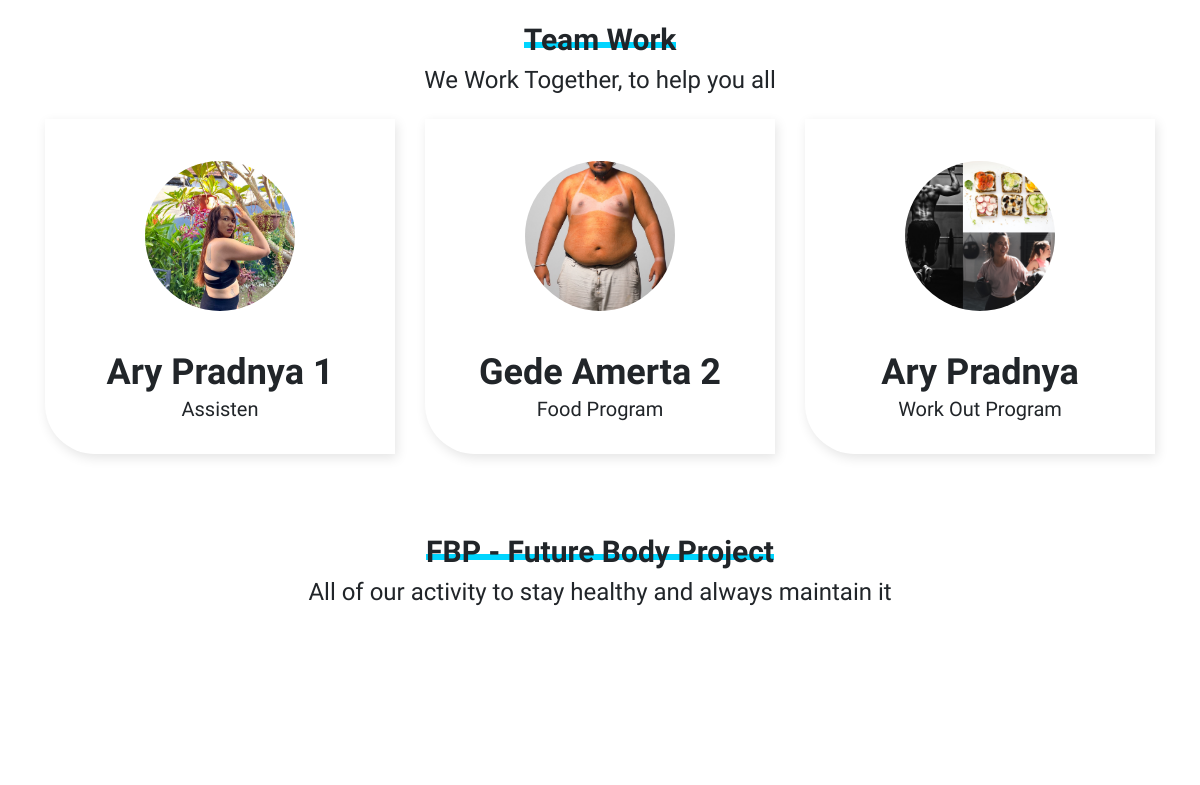
The app's page /home/coach (middle part), older data.
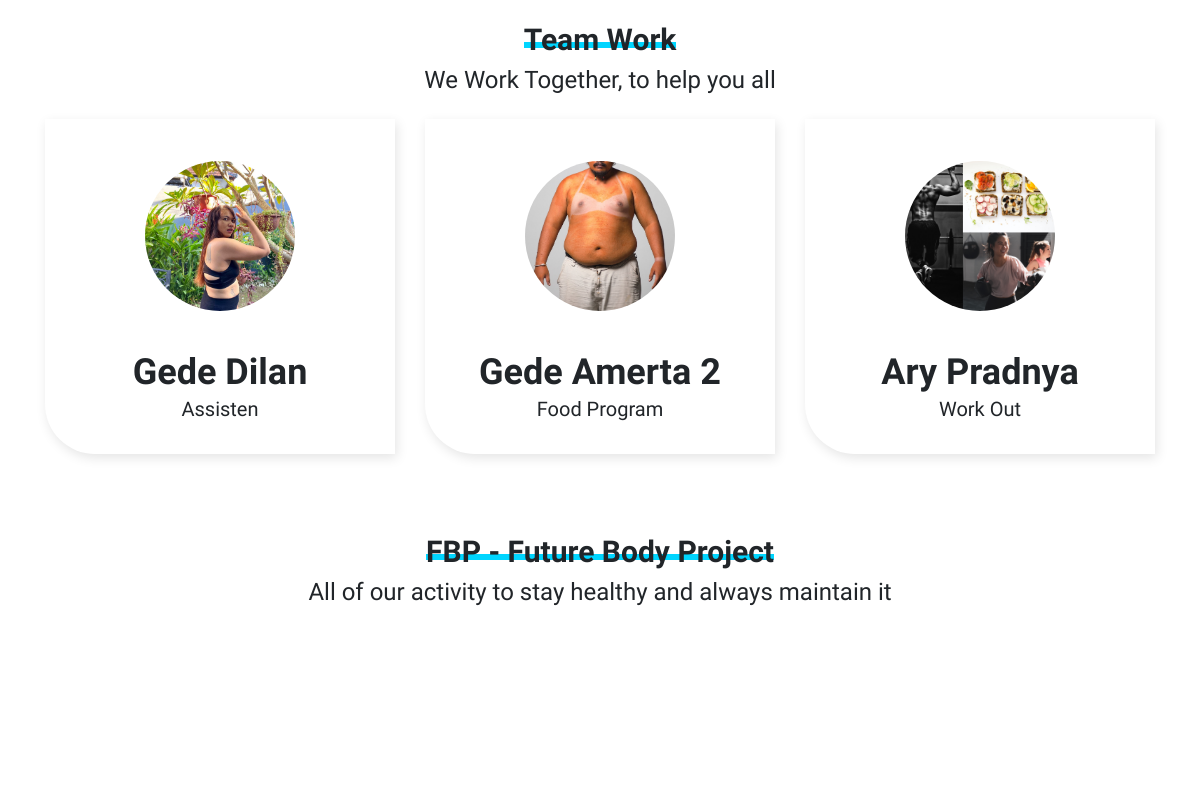
The same page, newer data.
### tables this page shows
CREATE TABLE `coach_profile` (
  `id` int(11) NOT NULL,
  `name` varchar(100) NOT NULL,
  `job` varchar(100) NOT NULL,
  `photos` varchar(255) NOT NULL
);

### app/core/Controller.php (called while the page is built, shortened)
<?php
class Controller
{
    public function view($view, $data = [])
    {
        require_once 'app/views/'. $view . '.php';
    }
    public function model($model)
    {
        return new $model;
    }
}

### app/controllers/home.php (called while the page is built, shortened)
<?php
class Home extends Controller
{
    public function coach()
    {
        $data['title'] = 'Future Body Project - Coach';
        $data['set_active'] = 'our-coach';
        $data['coach'] = $this->model("Coach_model")->getAllCoach();
        $this->view('layouts/header', $data);
        $this->view('home/our-coach', $data);
        $this->view('layouts/footer',$data);
    }
}

### app/core/App.php (called while the page is built, shortened)
<?php
class App
{
    protected $method = 'index';
    protected $params = [];
    public function __construct()
    {
        $url = $this->parseURL();
        if (file_exists('app/controllers/'. $url[0] .'.php')) {
            unset($url[0]);
        }
        $this->controller = new $this->controller;
        if (isset($url[1])) {
            if(method_exists($this->controller, $url[1])) {
                $this->method = $url[1];
            }
        }
        call_user_func_array([$this->controller, $this->method], $this->params);
    }
    public function parseURL()
    {
        if (isset($_GET['url'])) {
            $url = rtrim($_GET['url'], '/');
            $url = filter_var($url, FILTER_SANITIZE_URL);
            $url = explode('/', $url);
            return $url;
        }
    }
}

### index.php (called while the page is built, shortened)
<?php
$app = new App;

### app/core/Database.php (called while the page is built, shortened)
<?php
class Database
{
    private $host = DB_HOST;
    private $user = DB_USER;
    private $pass = DB_PASS;
    private $name = DB_NAME;
    private $dbh;
    private $stmt;
    public function __construct()
    {
        $dsn = 'mysql:host=' . $this->host . ';dbname=' . $this->name;
        $option = [
            PDO::ATTR_PERSISTENT => true,
            PDO::ATTR_ERRMODE => PDO::ERRMODE_EXCEPTION
        ];
        try {
            $this->dbh = new PDO($dsn, $this->user, $this->pass, $option);
        } catch (PDOException $e) {
            die($e->getMessage());
        }
    }
    public function query($query)
    {
        $this->stmt = $this->dbh->prepare($query);
    }
    public function execute()
    {
        $this->stmt->execute();
    }
    public function resultAll()
    {
        $this->execute();
        return $this->stmt->fetchAll(PDO::FETCH_ASSOC);
    }
}

### app/models/Coach_model.php (called while the page is built, shortened)
<?php
class Coach_model {
    private $db;
    public function __construct()
    {
        $this->db = new Database;
    }
    public function getAllCoach()
    {
        $this->db->query('SELECT * FROM coach_profile');
        return $this->db->resultAll();
    }
}

### app/views/home/our-coach.php (the view, shortened to what this page needs)
<div class="container mt-5">
    <div class="row">
        <div class="col-lg-12 col-md-12 text-center">
            <h2 class="text-title">
                <span class="underline-title-text">Team Work</span>
            </h2>
            <h2 class="subtitle-text">
                We Work Together, to help you all
            </h2>
        </div>
    </div>
    <div class="row">
        <?php foreach($data['coach'] as $coach) : ?>
        <div class="col-lg-4 col-md-6 col-sm-6 align-items-center justify-content-center d-flex" data-aos="fade-up"
            data-aos-anchor-placement="top-bottom" data-aos-duration="1000">
            <div class="card-pages-services card mt-3">
                <div class="row no-gutters">
                    <div class="col-lg-12 col-md-12 col-sm-12">
                        <?php if($coach['photos']) : ?>
                        <img class="mx-auto card-img-top image--cover"
                            src="<?= baseurl ?>/assets/images/<?= $coach['photos']?>" alt="">
                        <?php else : ?>
                        <img class="mt-0 image--cover" src="<?= baseurl ?>/assets/images/default.jpg" alt="" />
                        <?php endif; ?>
                    </div>
                    <div class="col-lg-12 col-md-12 col-sm-12">
                        <div class="card-body card-body-packages">
                            <h3 class="card-title title-packages-card text-center" style="margin: 0;">
                                <?= $coach['name']?></h3>
                            <p class="card-text subtitle-packages text-center">
                                <?= $coach['job']?>
                            </p>
                        </div>
                    </div>
                </div>
            </div>
        </div>
        <?php endforeach; ?>
    </div>
</div>
<div class="container" style="margin-top: 5em">
    <div class="row">
        <div class="col-lg-12 col-md-12 text-center">
            <h2 class="text-title">
                <span class="underline-title-text">FBP - Future Body Project</span>
            </h2>
            <h2 class="subtitle-text">
                All of our activity to stay healthy and always maintain it
            </h2>
        </div>
        <div class="col-lg-4 col-md-6 col-sm-12 mt-4" data-aos="flip-left" data-aos-duration="1000">
        </div>
        <div class="col-lg-4 col-md-6 col-sm-12 mt-4" data-aos="flip-left" data-aos-duration="1200">
        </div>
        <div class="col-lg-4 col-md-6 col-sm-12 mt-4" data-aos="flip-left" data-aos-duration="1400">
        </div>
        <div class="col-lg-4 col-md-6 col-sm-12 mt-4" data-aos="flip-left" data-aos-duration="1600">
        </div>
        <div class="col-lg-4 col-md-6 col-sm-12 mt-4" data-aos="flip-left" data-aos-duration="1800">
        </div>
        <div class="col-lg-4 col-md-6 col-sm-12 mt-4" data-aos="flip-left" data-aos-duration="2000">
        </div>
    </div>
</div>

### app/views/layouts/header.php (shortened to what this page needs)
<!DOCTYPE html>
<html lang="en">
<head>
    <link rel="stylesheet" href="<?= baseurl; ?>/assets/style/main.css" />
    <link rel="stylesheet" href="https://cdn.jsdelivr.net/npm/bootstrap@4.6.0/dist/css/bootstrap.min.css"
 />
    <link rel="stylesheet" href="<?= baseurl; ?>/assets/style/font-awesome/css/all.css" />
    <link rel="stylesheet" href="https://unpkg.com/aos@next/dist/aos.css" />
</head>
<body>

### app/views/layouts/footer.php (shortened to what this page needs)
</body>
</html>

### assets/style/main.css (style rules this page uses)
* { font-family: "Darker Grotesque", sans-serif; }
.text-title { font-weight: 800; font-size: 30px; }
.subtitle-text { font-weight: 200; font-size: 24px; }
.underline-title-text { background-image: -webkit-gradient( linear, left top, left bottom, to(#00d5ff) ); background-image: linear-gradient(#00d5ff 100%); background-repeat: no-repeat; background-size: 100% 0.2em; background-position: 0 70%; }
img { max-width: 100%; height: auto; }
.container { position: relative; }
.card-pages-services { border: none !important; padding: 10px; position: relative; display: -webkit-box; display: -ms-flexbox; display: flex; -webkit-box-orient: vertical; -webkit-box-direction: normal; -ms-flex-direction: column; flex-direction: column; min-width: 0; word-wrap: break-word; background-color: #fff; background-clip: border-box; -webkit-box-shadow: 2px 4px 12px #e5e5e5 !important; box-shadow: 2px 4px 12px #e5e5e5 !important; border-radius: 0px 0px 0px 50px !important; }
.card-pages-services img { margin-top: 2rem; }
.title-packages-card { font-weight: bold; font-size: 36px; margin-top: 1em; }
.subtitle-packages { font-weight: 500; font-size: 20px; }

Row changes from the older to the newer data that the page shows:
changed coach_profile "Assisten": name "Ary Pradnya 1" → "Gede Dilan"
changed coach_profile "Ary Pradnya": job "Work Out Program" → "Work Out"
